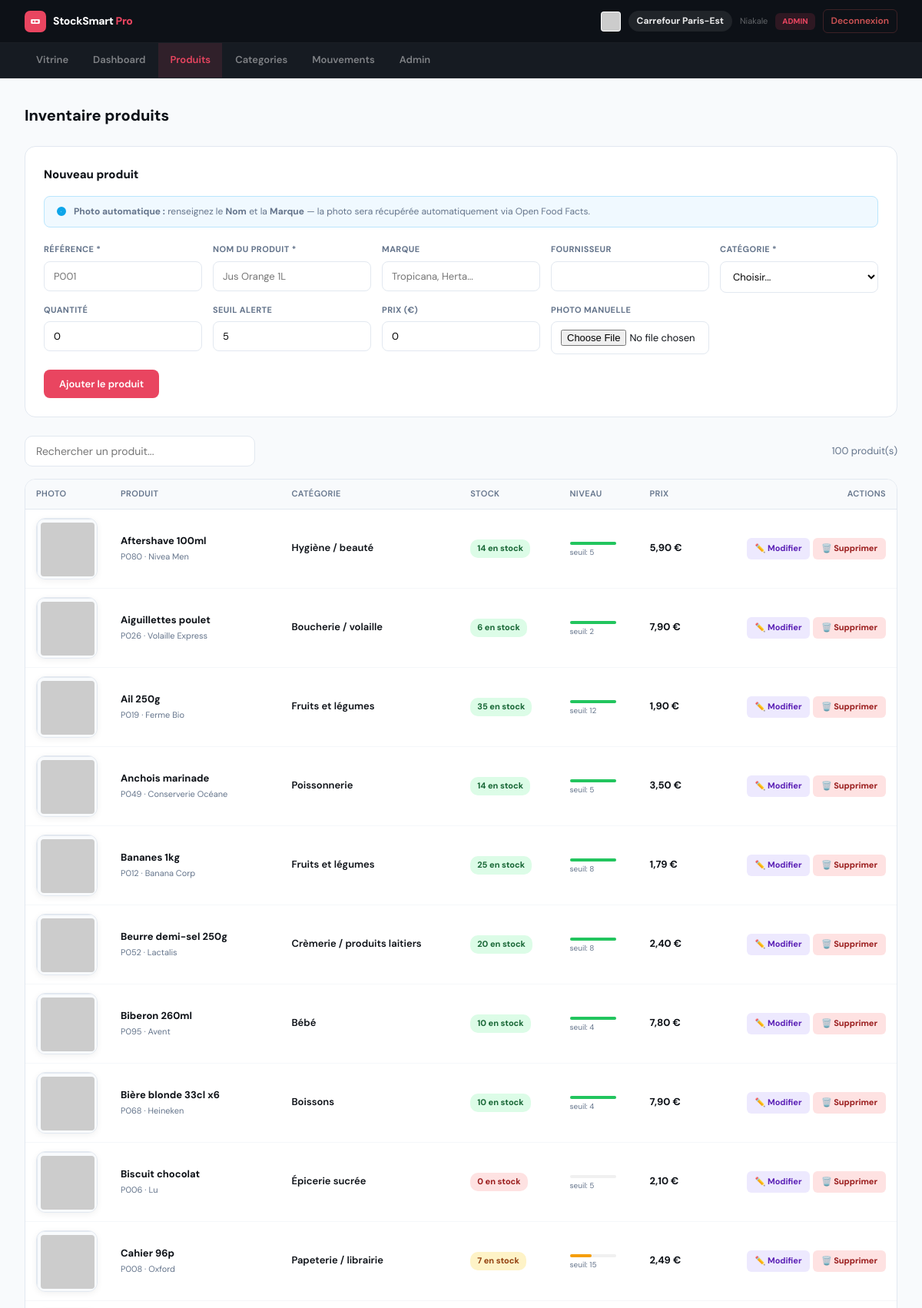
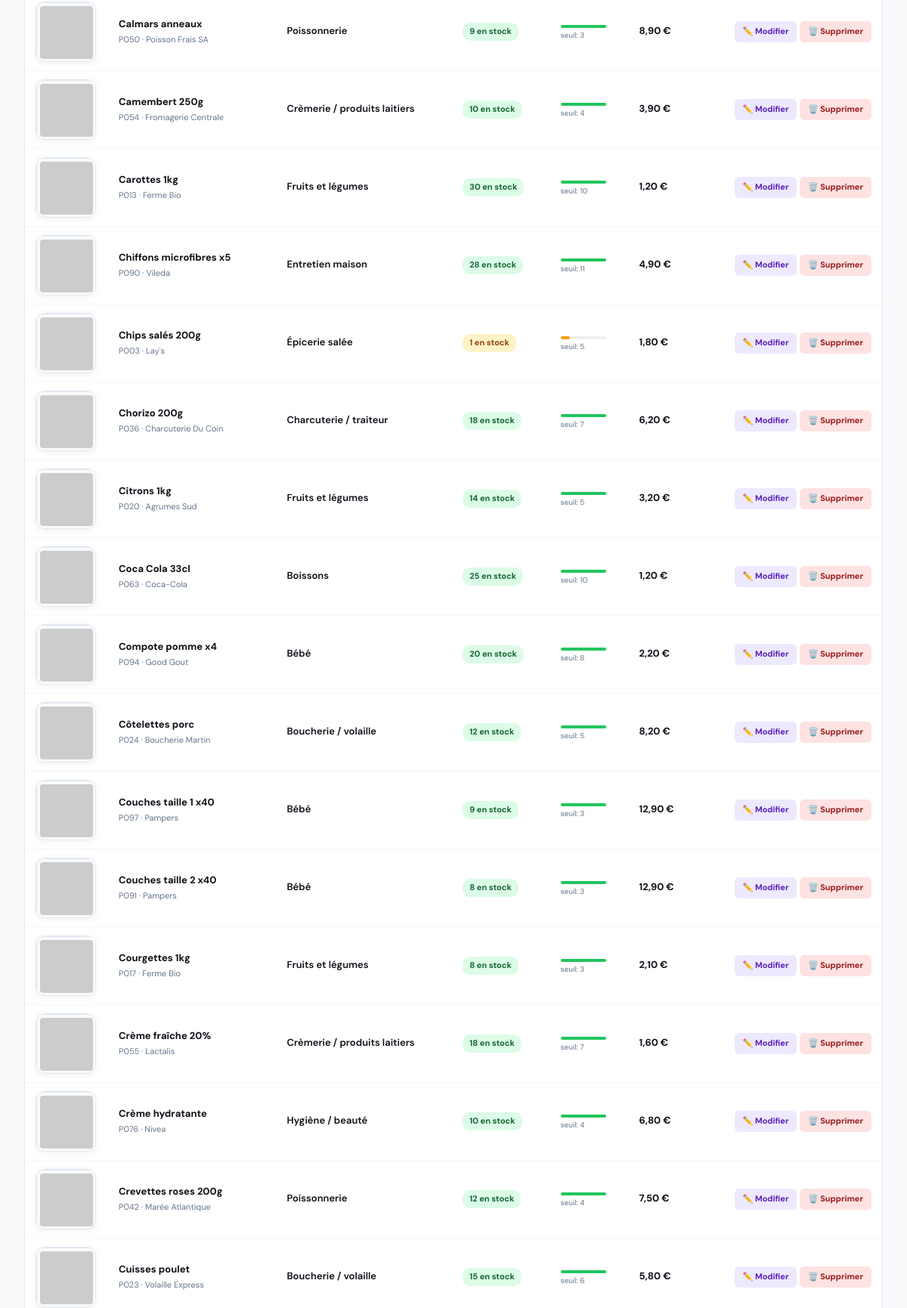
Page /produits.php (signed in, upper part) on the committed database (2 pictures, top to bottom).
### tables this page shows
CREATE TABLE produits (
  id int(11) NOT NULL AUTO_INCREMENT,
  enseigne_id int(11) NOT NULL,         
  reference varchar(50) NOT NULL,
  nom varchar(150) NOT NULL,
  marque varchar(100) DEFAULT '',
  fournisseur varchar(100) DEFAULT '',
  categorie_id int(11) DEFAULT NULL,
  quantite int(11) DEFAULT 0,
  seuil_alerte int(11) DEFAULT 5,
  prix decimal(10,2) DEFAULT 0.00,
  image varchar(255) DEFAULT '',
  created_at timestamp NOT NULL DEFAULT current_timestamp(),
  PRIMARY KEY (id),
  UNIQUE KEY uk_reference_enseigne (reference, enseigne_id),   
  KEY idx_enseigne_nom (enseigne_id, nom),
  KEY idx_enseigne_quantite (enseigne_id, quantite),
  KEY idx_enseigne_seuil (enseigne_id, seuil_alerte),
  FOREIGN KEY (enseigne_id) REFERENCES enseignes(id) ON DELETE CASCADE,
  FOREIGN KEY (categorie_id) REFERENCES categories(id) ON DELETE SET NULL
);

CREATE TABLE categories (
  id int(11) NOT NULL AUTO_INCREMENT,
  nom varchar(100) NOT NULL,
  PRIMARY KEY (id),
  INDEX idx_nom (nom)
);

### config.php (called while the page is built, shortened)
<?php
function canEdit(): bool {
    return in_array($_SESSION['user_role'] ?? '', ['admin', 'gerant', 'chef_rayon', 'magasinier']);
}
function canDelete(): bool {
    return in_array($_SESSION['user_role'] ?? '', ['admin', 'gerant']);
}
function h(string $s): string {
    return htmlspecialchars($s, ENT_QUOTES, 'UTF-8');
}

### produits.php (the view, shortened to what this page needs)
<?php
require_once '../config.php';
$enseigne_id = getSessionEnseigneId();
$stmt = $pdo->prepare("
    SELECT p.*, c.nom AS cat_nom
    FROM produits p
    LEFT JOIN categories c ON p.categorie_id = c.id
    WHERE p.enseigne_id = ?
    ORDER BY p.nom ASC
");
$stmt->execute([$enseigne_id]);
$produits = $stmt->fetchAll();
$edit_p = null;
?>
<!DOCTYPE html>
<html lang="fr">
<head>
</head>
<body>
<?php require_once '../_nav.php'; ?>
<div class="container">
  <div class="page-title">Inventaire produits</div>
  <?php if (canEdit()): ?>
  <div class="form-card">
    <h3><?= $edit_p ? 'Modifier le produit' : 'Nouveau produit' ?></h3>
    <div class="off-tip">
      <svg viewBox="0 0 24 24"><path d="M13 16h-1v-4h-1m1-4h.01M21 12a9 9 0 11-18 0 9 9 0 0118 0z"/></svg>
      <span><strong>Photo automatique :</strong> renseignez le <strong>Nom</strong> et la <strong>Marque</strong> — la photo sera récupérée automatiquement via Open Food Facts.</span>
    </div>
    <form method="POST" enctype="multipart/form-data">
      <div class="form-grid">
        <div class="fg"><label>Référence *</label><input type="text" name="reference" value="<?= h($edit_p['reference'] ?? '') ?>" placeholder="P001" required></div>
        <div class="fg"><label>Nom du produit *</label><input type="text" name="nom" value="<?= h($edit_p['nom'] ?? '') ?>" placeholder="Jus Orange 1L" required></div>
        <div class="fg"><label>Marque</label><input type="text" name="marque" value="<?= h($edit_p['marque'] ?? '') ?>" placeholder="Tropicana, Herta..."></div>
        <div class="fg"><label>Fournisseur</label><input type="text" name="fournisseur" value="<?= h($edit_p['fournisseur'] ?? '') ?>"></div>
        <div class="fg">
          <label>Catégorie *</label>
          <select name="categorie_id" required>
            <option value="">Choisir...</option>
          </select>
        </div>
        <div class="fg"><label>Quantité</label><input type="number" name="quantite" value="<?= $edit_p['quantite'] ?? 0 ?>" min="0"></div>
        <div class="fg"><label>Seuil alerte</label><input type="number" name="seuil_alerte" value="<?= $edit_p['seuil_alerte'] ?? 5 ?>" min="0"></div>
        <div class="fg"><label>Prix (€)</label><input type="number" name="prix" value="<?= $edit_p['prix'] ?? 0 ?>" step="0.01" min="0"></div>
        <div class="fg"><label>Photo manuelle</label><input type="file" name="image" accept="image/*"></div>
      </div>
      <div class="form-actions">
        <button type="submit" name="<?= $edit_p ? 'modifier' : 'ajouter' ?>" class="btn btn-red">
          <?= $edit_p ? 'Enregistrer' : 'Ajouter le produit' ?>
        </button>
      </div>
    </form>
  </div>
  <?php endif; ?>
  <div class="search-row">
    <input type="text" id="searchInput" class="search-input" placeholder="Rechercher un produit...">
    <span style="font-size:13px;color:var(--mid);"><?= count($produits) ?> produit(s)</span>
  </div>
  <div class="table-wrap">
    <table>
      <thead>
        <tr>
          <th>Photo</th>
          <th>Produit</th>
          <th>Catégorie</th>
          <th>Stock</th>
          <th>Niveau</th>
          <th>Prix</th>
          <th style="text-align:right;">Actions</th>
        </tr>
      </thead>
      <tbody id="productTable">
        <?php foreach ($produits as $p):
          $searchTerm = trim(($p['marque'] ?? '') . ' ' . $p['nom']);
          $localImg   = '../' . ($p['image'] ?? '');
          $hasLocal   = !empty($p['image']) && file_exists($localImg) && strpos($p['image'], 'no-image') === false;
          $avatarUrl  = 'https://ui-avatars.com/api/?name=' . urlencode(mb_substr($p['nom'], 0, 2)) . '&background=f1f5f9&color=64748b&size=80&bold=true';
          $srcInit    = $hasLocal ? $localImg : $avatarUrl;
        ?>
        <tr class="product-row">
          <td>
            <div class="img-wrap <?= $hasLocal ? 'loaded' : '' ?>" id="wrap_<?= $p['id'] ?>">
              <img
                class="prod-img"
                src="<?= $srcInit ?>"
                alt="<?= h($p['nom']) ?>"
                style="width:80px;height:80px;object-fit:cover;display:block;"
                <?= !$hasLocal ? 'data-search="' . h($searchTerm) . '" data-wrapid="wrap_' . $p['id'] . '"' : '' ?>
              >
            </div>
          </td>
          <td>
            <div class="prod-name"><?= h($p['nom']) ?></div>
            <div class="prod-ref"><?= h($p['reference']) ?><?= !empty($p['marque']) ? ' · ' . h($p['marque']) : '' ?></div>
          </td>
          <td style="font-weight:600;"><?= h($p['cat_nom'] ?? '—') ?></td>
          <td>
            <span class="badge <?= $p['quantite'] == 0 ? 'badge-crit' : ($p['quantite'] <= $p['seuil_alerte'] ? 'badge-warn' : 'badge-ok') ?>">
              <?= $p['quantite'] ?> en stock
            </span>
          </td>
          <td>
            <div class="stock-bw">
              <div class="stock-bf" style="width:<?= $p['seuil_alerte'] > 0 ? min(100, round(($p['quantite'] / $p['seuil_alerte']) * 100)) : 100 ?>%;background:<?= $p['quantite'] == 0 ? '#e94560' : ($p['quantite'] <= $p['seuil_alerte'] ? '#f59e0b' : '#22c55e') ?>;"></div>
            </div>
            <div style="font-size:10px;color:var(--mid);margin-top:2px;">seuil: <?= $p['seuil_alerte'] ?></div>
          </td>
          <td style="font-weight:700;"><?= number_format($p['prix'], 2, ',', ' ') ?> €</td>
          <td style="text-align:right;">
            <?php if (canEdit()): ?>
              <a href="?edit=<?= $p['id'] ?>" class="btn-sm btn-edit">✏️ Modifier</a>
            <?php endif; ?>
            <?php if (canDelete()): ?>
              <a href="?supprimer=<?= $p['id'] ?>" class="btn-sm btn-delete" onclick="return confirm('Supprimer <?= h($p['nom']) ?> ?')">
                🗑️ Supprimer
              </a>
            <?php endif; ?>
          </td>
        </tr>
        <?php endforeach; ?>
      </tbody>
    </table>
  </div>
</div>
</body>
</html>

### style.css (style rules this page uses)
*, *::before, *::after { box-sizing: border-box; margin: 0; padding: 0; }
:root { --red: #e94560; --red-light: rgba(233, 69, 96, 0.1); --dark: #0d1117; --dark2: #161b22; --mid: #64748b; --border: #e2e8f0; --light: #f8fafc; --success: #22c55e; --success-bg: #dcfce7; --success-text: #166534; --warning: #f59e0b; --warning-bg: #fef3c7; --warning-text: #92400e; --danger: #e94560; --danger-bg: #fee2e2; --danger-text: #991b1b; --radius: 12px; --shadow: 0 4px 20px rgba(0, 0, 0, 0.06); --shadow-md: 0 8px 30px rgba(0, 0, 0, 0.1); }
body { font-family: 'DM Sans', system-ui, -apple-system, sans-serif; background: var(--light); color: #0d1117; line-height: 1.6; -webkit-font-smoothing: antialiased; }
.page-entity, .container { max-width: 1200px; margin: 2rem auto; padding: 0 2rem; }
table { width: 100%; border-collapse: collapse; }
thead th { background: var(--light); font-size: 11px; font-weight: 600; color: var(--mid); text-transform: uppercase; letter-spacing: 0.4px; padding: 10px 14px; text-align: left; border-bottom: 1px solid var(--border); }
tbody tr { border-bottom: 1px solid #f5f7fa; transition: background 0.1s; }
tbody td { padding: 11px 14px; font-size: 13px; vertical-align: middle; }
.badge { display: inline-flex; align-items: center; padding: 3px 9px; border-radius: 10px; font-size: 11px; font-weight: 700; }
.badge-warn { background: var(--warning-bg); color: var(--warning-text); }
.badge-ok { background: var(--success-bg); color: var(--success-text); }
.badge-crit { background: var(--danger-bg); color: var(--danger-text); }
.btn { display: inline-flex; align-items: center; gap: 6px; padding: 10px 20px; border-radius: 8px; font-size: 13px; font-weight: 600; cursor: pointer; border: none; font-family: inherit; text-decoration: none; transition: all 0.15s; }
.btn-primary, .btn-red { background: var(--red); color: #fff; }
.btn-sm { padding: 5px 11px; border-radius: 6px; font-size: 11px; }
.btn-edit { background: #ede9fe; color: #5b21b6; }
.btn-delete { background: var(--danger-bg); color: var(--danger-text); }
.form-entity, .form-grid { display: grid; grid-template-columns: repeat(auto-fit, minmax(200px, 1fr)); gap: 14px; }
.form-group, .fg { display: flex; flex-direction: column; }
.form-group label, .fg label { font-size: 11px; font-weight: 700; color: var(--mid); margin-bottom: 6px; text-transform: uppercase; letter-spacing: 0.4px; }
.form-group input, .form-group select, .fg input, .fg select { padding: 10px 12px; border-radius: 8px; border: 1px solid var(--border); background: #fff; font-family: inherit; font-size: 13px; outline: none; transition: border-color 0.15s; width: 100%; }
.form-actions { display: flex; gap: 10px; margin-top: 1.25rem; flex-wrap: wrap; }
.img-produit, .prod-img { width: 44px; height: 44px; border-radius: 9px; object-fit: contain; background: var(--light); border: 1px solid var(--border); padding: 4px; }

### rows in the picture
produits: nom "Aftershave 100ml", reference "P080", marque "Nivea Men", categorie.nom "Hygiène / beauté", quantite "14", seuil_alerte "5", prix "5,90"
produits: nom "Aiguillettes poulet", reference "P026", marque "Volaille Express", categorie.nom "Boucherie / volaille", quantite "6", seuil_alerte "2", prix "7,90"
produits: nom "Ail 250g", reference "P019", marque "Ferme Bio", categorie.nom "Fruits et légumes", quantite "35", seuil_alerte "12", prix "1,90"
produits: nom "Anchois marinade", reference "P049", marque "Conserverie Océane", categorie.nom "Poissonnerie", quantite "14", seuil_alerte "5", prix "3,50"
produits: nom "Bananes 1kg", reference "P012", marque "Banana Corp", categorie.nom "Fruits et légumes", quantite "25", seuil_alerte "8", prix "1,79"
produits: nom "Beurre demi-sel 250g", reference "P052", marque "Lactalis", categorie.nom "Crèmerie / produits laitiers", quantite "20", seuil_alerte "8", prix "2,40"
produits: nom "Biberon 260ml", reference "P095", marque "Avent", categorie.nom "Bébé", quantite "10", seuil_alerte "4", prix "7,80"
produits: nom "Bière blonde 33cl x6", reference "P068", marque "Heineken", categorie.nom "Boissons", quantite "10", seuil_alerte "4", prix "7,90"
produits: nom "Biscuit chocolat", reference "P006", marque "Lu", categorie.nom "Épicerie sucrée", quantite "0", seuil_alerte "5", prix "2,10"
produits: nom "Cahier 96p", reference "P008", marque "Oxford", categorie.nom "Papeterie / librairie", quantite "7", seuil_alerte "15", prix "2,49"
produits: nom "Calmars anneaux", reference "P050", marque "Poisson Frais SA", categorie.nom "Poissonnerie", quantite "9", seuil_alerte "3", prix "8,90"
produits: nom "Camembert 250g", reference "P054", marque "Fromagerie Centrale", categorie.nom "Crèmerie / produits laitiers", quantite "10", seuil_alerte "4", prix "3,90"
produits: nom "Carottes 1kg", reference "P013", marque "Ferme Bio", categorie.nom "Fruits et légumes", quantite "30", seuil_alerte "10", prix "1,20"
produits: nom "Chiffons microfibres x5", reference "P090", marque "Vileda", categorie.nom "Entretien maison", quantite "28", seuil_alerte "11", prix "4,90"
produits: nom "Chips salés 200g", reference "P003", marque "Lay's", categorie.nom "Épicerie salée", quantite "1", seuil_alerte "5", prix "1,80"
produits: nom "Chorizo 200g", reference "P036", marque "Charcuterie Du Coin", categorie.nom "Charcuterie / traiteur", quantite "18", seuil_alerte "7", prix "6,20"
produits: nom "Citrons 1kg", reference "P020", marque "Agrumes Sud", categorie.nom "Fruits et légumes", quantite "14", seuil_alerte "5", prix "3,20"
produits: nom "Coca Cola 33cl", reference "P063", marque "Coca-Cola", categorie.nom "Boissons", quantite "25", seuil_alerte "10", prix "1,20"
produits: nom "Compote pomme x4", reference "P094", marque "Good Gout", categorie.nom "Bébé", quantite "20", seuil_alerte "8", prix "2,20"
produits: nom "Côtelettes porc", reference "P024", marque "Boucherie Martin", categorie.nom "Boucherie / volaille", quantite "12", seuil_alerte "5", prix "8,20"
produits: nom "Couches taille 1 x40", reference "P097", marque "Pampers", categorie.nom "Bébé", quantite "9", seuil_alerte "3", prix "12,90"
produits: nom "Couches taille 2 x40", reference "P091", marque "Pampers", categorie.nom "Bébé", quantite "8", seuil_alerte "3", prix "12,90"
produits: nom "Courgettes 1kg", reference "P017", marque "Ferme Bio", categorie.nom "Fruits et légumes", quantite "8", seuil_alerte "3", prix "2,10"
produits: nom "Crème fraîche 20%", reference "P055", marque "Lactalis", categorie.nom "Crèmerie / produits laitiers", quantite "18", seuil_alerte "7", prix "1,60"
produits: nom "Crème hydratante", reference "P076", marque "Nivea", categorie.nom "Hygiène / beauté", quantite "10", seuil_alerte "4", prix "6,80"
produits: nom "Crevettes roses 200g", reference "P042", marque "Marée Atlantique", categorie.nom "Poissonnerie", quantite "12", seuil_alerte "4", prix "7,50"
produits: nom "Cuisses poulet", reference "P023", marque "Volaille Express", categorie.nom "Boucherie / volaille", quantite "15", seuil_alerte "6", prix "5,80"

### other values in the picture
$_SESSION['enseigne_nom'] "Carrefour Paris-Est"
$_SESSION['user_prenom'] "Niakale"
$_SESSION['user_role'] "ADMIN"
$label "Vitrine"
$label "Dashboard"
$label "Produits"
$label "Categories"
$label "Mouvements"
$label "Admin"
count($produits) "100"
